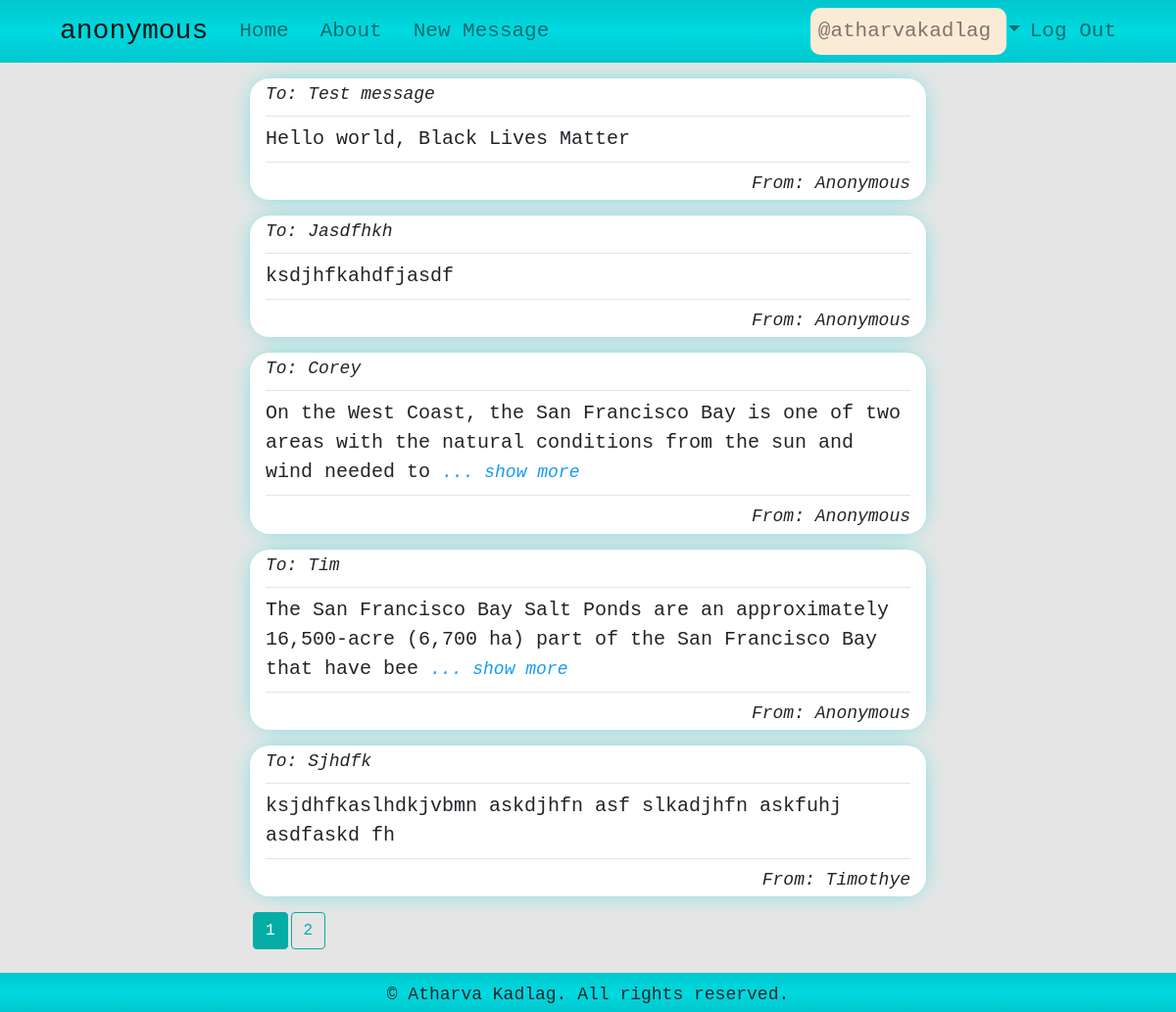
Screenshot of /home (signed in) with the database file from the repository.
### anonymous/models.py (models this page shows, shortened)
class Users(db.Model, UserMixin):
    id = db.Column(db.Integer, primary_key=True)
    name = db.Column(db.String(120), nullable=True)
    username = db.Column(db.String(70), unique=True, nullable=False)
    email = db.Column(db.String(120), unique=True, nullable=False)
    password = db.Column(db.String(120), unique=True, nullable=False)
    messages = db.relationship('Messages', backref='sender', lazy=True)

class Messages(db.Model):
    id = db.Column(db.Integer, primary_key=True)
    receiver = db.Column(db.String(300), nullable=True)
    content = db.Column(db.Text, nullable=False)
    user_id = db.Column(db.Integer, db.ForeignKey('users.id'), default=1)

### anonymous/main/routes.py (the view)
@main.route('/')
@main.route('/home')
def home():
    page = request.args.get('page', 1, type=int)
    messages = models.Messages.query.order_by(
        models.Messages.id.desc()).paginate(page=page, per_page=5)
    return render_template('index.html', messages=messages)

### anonymous/models.py (called while the page is built)
@login_manager.user_loader
def load_user(id):
    return Users.query.get(id)

### anonymous/templates/index.html (shortened to what this page needs)
{% extends 'base.html' %}
{% block content %}
<div class='container'>
    <div class="col-md-8 offset-md-2">
        {% for message in messages.items %}
        {% set id = message.id %}
        <div class='message'>
            <div id='info'>
                To: {{ message.receiver.capitalize() }}
            </div>
            <hr>
            <div id='content'>
                {{ message.content[:120] }}
                {% if message.content|length > 120 %}
                <span onclick="show_more({{id}})" id="showMore{{id}}">... show more</span>
                {% endif %}
            </div>
            <hr>
            <div id='info' class='sender'>
                From: {{message.sender.name.capitalize()}}
            </div>
        </div>
        {% endfor %}
        <div class='pagination'>
            {% for page_num in messages.iter_pages(left_edge=1, right_edge=1, left_current=1, right_current=2) %}
            {% if page_num %}
            {% if messages.page == page_num %}
            <a class="btn btn-info mb-4" href="{{ url_for('main.home', page=page_num) }}">{{ page_num }}</a>
            {% else %}
            <a class="btn btn-outline-info mb-4" href="{{ url_for('main.home', page=page_num) }}">{{ page_num }}</a>
            {% endif %}
            {% else %}
            ...
            {% endif %}
            {% endfor %}
        </div>
    </div>
</div>
{% endblock %}

### anonymous/templates/base.html (shortened to what this page needs)
<!DOCTYPE html>
<html>
<head>
    <link rel="stylesheet" type="text/css" href="{{url_for('static', filename='css/bootstrap.min.css')}}">
    <link rel="stylesheet" type="text/css" href="{{url_for('static', filename='css/main.css')}}">
</head>
<body>
    <nav class="navbar navbar-expand-lg navbar-light bg-light">
        <div class="container">
            <a class="navbar-brand" href="{{ url_for('main.home') }}">anonymous</a>
            <div class="collapse navbar-collapse" id="navbarSupportedContent">
                <ul class="navbar-nav mr-auto">
                    <li class="nav-item">
                        <a class="nav-link" href="{{ url_for('main.home') }}">Home</a>
                    </li>
                    <li class="nav-item">
                        <a class="nav-link" href="{{ url_for('main.about') }}">About</a>
                    </li>
                    <li class="nav-item">
                        <a class="nav-link" href="{{ url_for('messages.new_message') }}">New Message</a>
                    </li>
                </ul>
                <ul class="navbar-nav ml-auto">
                    {% if current_user.is_authenticated %}
                    <li class="nav-item dropdown">
                        <a class="nav-link dropdown-toggle" href="#" id="navbarDropdown" role="button" data-toggle="dropdown" aria-haspopup="true" aria-expanded="false">
                            @{{current_user.username}}
                        </a>
                    </li>
                    <li class="nav-item">
                        <a class="nav-link" href="{{ url_for('users.logout') }}">Log Out</a>
                    </li>
                    {% endif %}
                </ul>
            </div>
        </div>
    </nav>
    <div class="container">
        {% block content %}
        {% endblock %}
    </div>
    <div id="footer">
        &copy; Atharva Kadlag. All rights reserved.
	</div>
</body>
</html>

### anonymous/static/css/main.css (style rules this page uses)
body { background-color: #0000001a; font-size: 20px; }
.dropdown-menu, .bg-light, #footer { background: rgb(0,199,205); background: linear-gradient(180deg, rgba(0,199,205,1) 0%, rgba(0,217,224,1) 50%, rgba(0,199,205,1) 100%); }
.navbar-light { font-family: monospace; font-size: 1.5em; }
.nav-item, .dropdown-item { border-radius: 1rem; }
.dropdown-toggle { text-align: right; width: 200px; background-color: rgb(250, 235, 215); }
.message { margin: 1rem auto; padding: 0.2rem 1rem; background-color: #fff; border-radius: 20px; -webkit-box-shadow: 0px 0px 25px -9px rgba(0,217,224,1); -moz-box-shadow: 0px 0px 25px -9px rgba(0,217,224,1); box-shadow: 0px 0px 25px -9px rgba(0,217,224,1); }
#content { font-size: 1em; }
#info { font-size: 0.9em; font-style: italic; }
.sender { text-align: right; }
[id^="showMore"], [id^="showLess"] { font-size: 0.9em; font-style: italic; color: rgb(23, 155, 243); }
#footer { position: fixed; bottom:0; height: 40px; width: 100%; text-align: center; padding: 0.5em 0 0.5em 0; font-size: 0.9em; }
.pagination { margin-bottom: 40px; }
a { margin-left: 3px; }

### rows the page displays
Users: username "atharvakadlag"
Messages: receiver "Test message", content "Hello world, Black Lives Matter", sender.name "Anonymous"
Messages: receiver "Jasdfhkh", content "ksdjhfkahdfjasdf", sender.name "Anonymous"
Messages: receiver "Corey", content "On the West Coast, the San Francisco Bay is one of two areas with the natural conditions from the sun and wind needed to", sender.name "Anonymous"
Messages: receiver "Tim", content "The San Francisco Bay Salt Ponds are an approximately 16,500-acre (6,700 ha) part of the San Francisco Bay that have bee", sender.name "Anonymous"
Messages: receiver "Sjhdfk", content "ksjdhfkaslhdkjvbmn askdjhfn asf slkadjhfn askfuhj asdfaskd fh", sender.name "Timothye"

### other values shown
{{ page_num }} "1"
{{ page_num }} "2"
